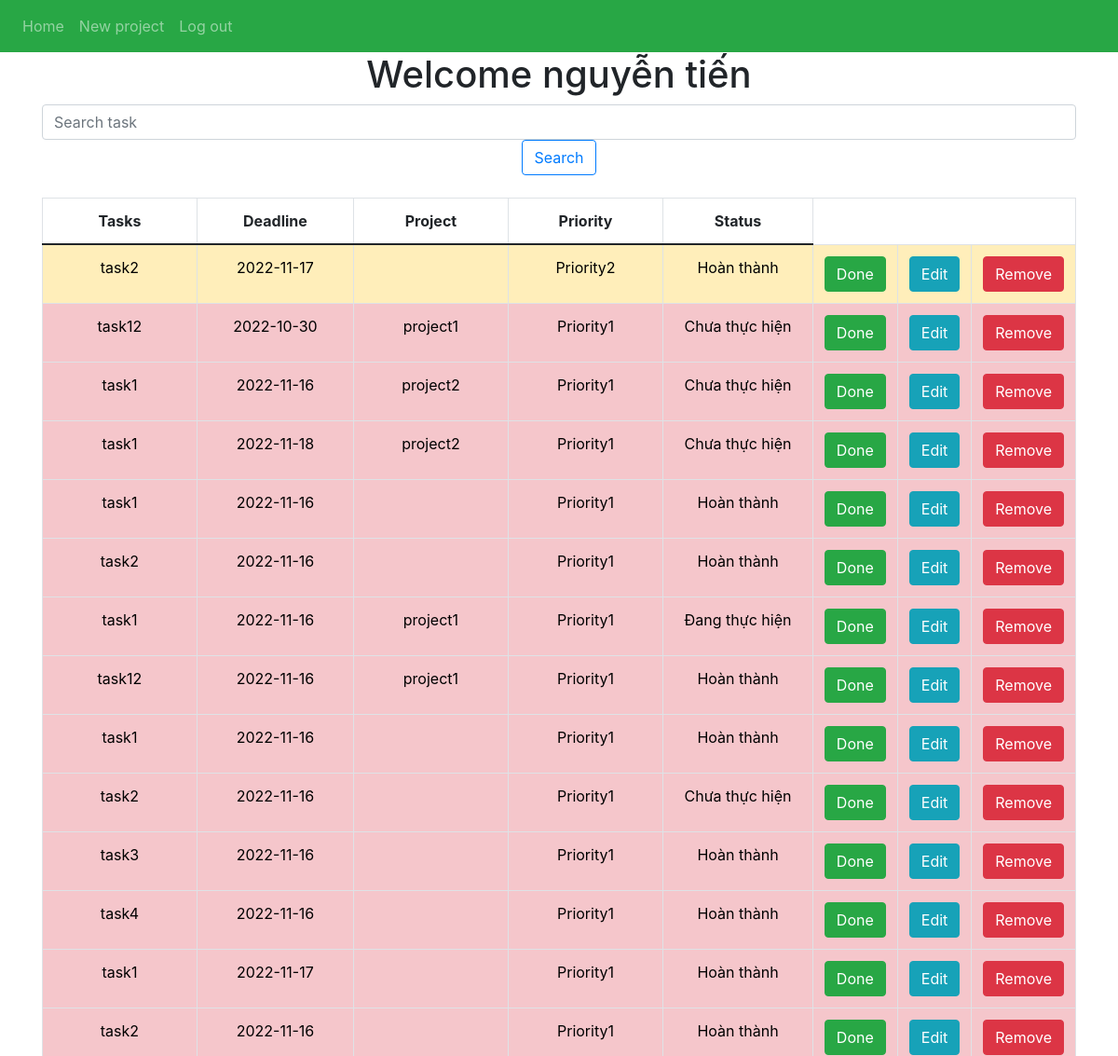
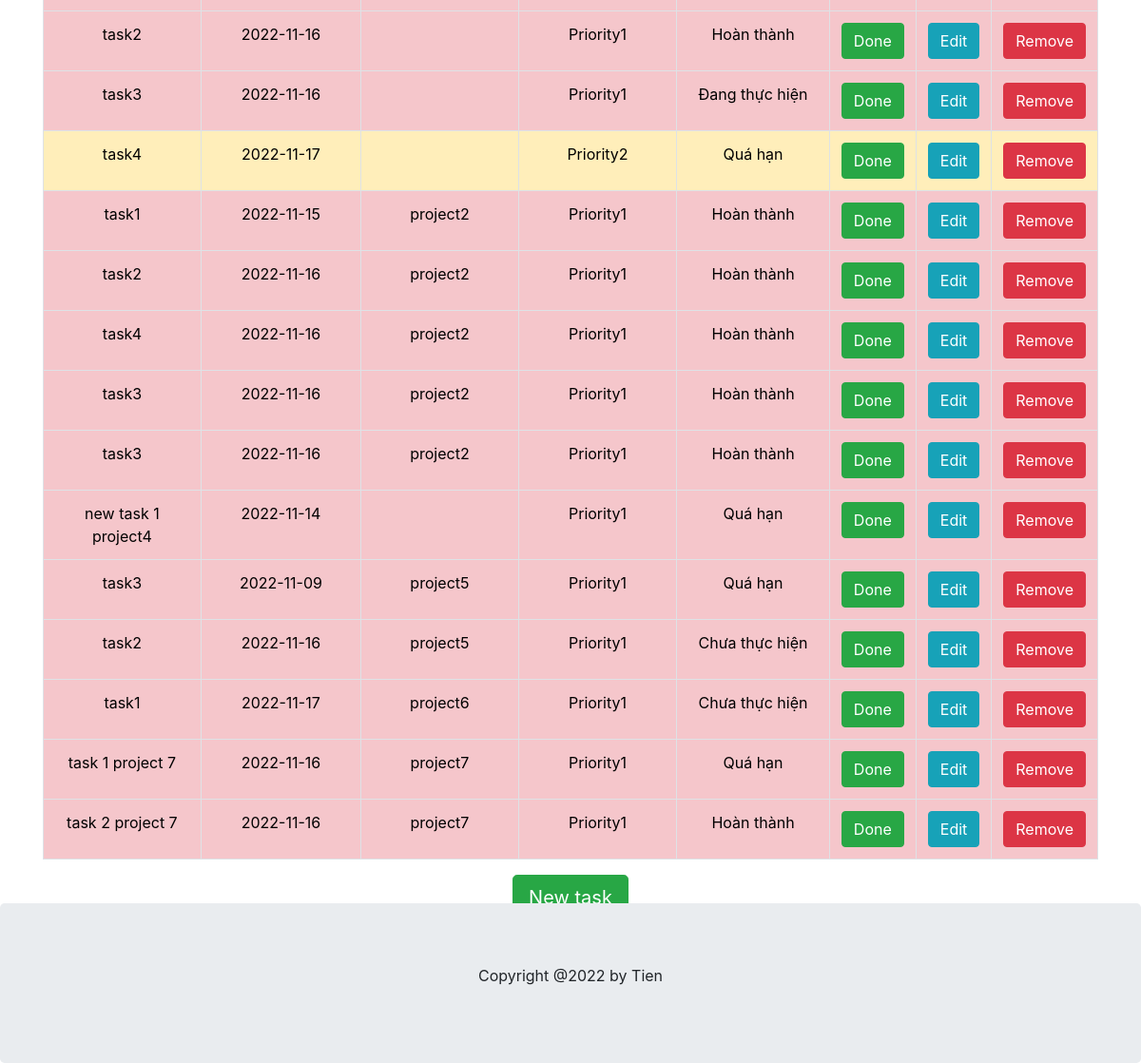
/listTask (signed in), run on the app's committed database (2 pictures, top to bottom).
### models.py (models this page shows, shortened)
class User(db.Model):
    user_id = db.Column(db.Integer, Sequence('user_id_seq'), primary_key=True)
    first_name = db.Column(db.String(64), index=True, nullable=False)
    last_name = db.Column(db.String(64), index=True, nullable=False)
    email = db.Column(db.String(120), index=True,unique=True, nullable=False)
    password_hash = db.Column(db.String(128), nullable=False)
    project = relationship('Project', back_populates='user')

class Task(db.Model):
    task_id = db.Column(db.Integer, Sequence('task_id_seq'), primary_key=True)
    description = db.Column(db.String(255),  nullable=False)
    deadline = db.Column(db.Date, default=False)
    project_id = db.Column(db.Integer, ForeignKey('project.project_id'))
    project = relationship('Project', back_populates='task')
    priority_id = db.Column(db.Integer, ForeignKey('priority.priority_id'))
    priority = relationship('Priority', back_populates='task')
    status_id = db.Column(db.Integer, ForeignKey('status.status_id'))
    status = relationship('Status', back_populates='task')
    def getPriorityClass(self):
        if(self.priority_id == 1):
            return "table-danger"
        elif(self.priority_id == 2):
            return "table-warning"
        elif(self.priority_id == 3):
            return "table-info"
        else:
            return "table-primary"

class Priority(db.Model):
    priority_id = db.Column(db.Integer, Sequence('priority_id_seq'), primary_key=True)
    text = db.Column(db.String(50),  nullable=False)
    task = relationship('Task', back_populates='priority')

class Status(db.Model):
    status_id = db.Column(db.Integer, Sequence('status_id_seq'), primary_key=True)
    description = db.Column(db.String(250),  nullable=False)
    task = relationship('Task', back_populates='status')
    project = relationship('Project', back_populates='status')

class Project(db.Model):
    project_id = db.Column(db.Integer, Sequence('project_id_seq'), primary_key=True)
    name = db.Column(db.String(250),  nullable=False)
    description = db.Column(db.String(250),  nullable=False)
    deadline = db.Column(db.Date,  nullable=False)
    user_id = db.Column(db.Integer, ForeignKey('user.user_id'))
    user = relationship('User', back_populates='project')
    status_id = db.Column(db.Integer, ForeignKey('status.status_id'))
    status = relationship('Status', back_populates='project')
    task = relationship('Task', back_populates='project')

### main.py (the view)
@app.route('/listTask', methods=['GET', 'POST'])
def listTask():
    _user_id = session.get('user')
    tasks = db.session.query(models.Task)
    if _user_id:
        user = db.session.query(models.User).filter_by(user_id=_user_id).first()
        lsTask = db.session.query(models.Task)
        return render_template('listTask.html',user=user,lsTask=lsTask)
    else:
        return redirect('/')

### templates/listTask.html (shortened to what this page needs)
{% extends "userbase.html" %}
{% block content %}
    <div class="container">
        <div class="jumptron text-center">
            <h1>Welcome {{user.first_name}} {{user.last_name}} </h1>
            <form action="/searchTask" method="post">
                <input id="search-input" type="search" placeholder="Search task" aria-label="Search" name="searchTaskId" class="form-control rounded"/>
                <button type="submit" class="btn btn-outline-primary">Search</button>
            </form>
        </div>
        <div class="jumptron text-center">
            <br>
            <table class="table table-bordered">
                <thead>
                    <tr>
                        <th style="width:20%">Tasks</th>
                        <th style="width:20%">Deadline</th>
                        <th style="width:20%">Project</th>
                        <th style="width:20%">Priority</th>
                        <th style="width:20%">Status</th>
                    </tr>
                </thead>
                <tbody>
                    {% for task in lsTask %}
                        <tr class="{{ task.getPriorityClass() }}">
                            <td >{{ task.description }}</td>
                            <td >{{ task.deadline }}</td>
                            <td >{{ task.project.name }}</td>
                            <td >{{ task.priority.text }}</td>
                            <td >{{ task.status.description }}</td>
                            <td class="text-center">
                                <form action="/doneTask" method="post">
                                    <button type="submit" class="btn btn-success">Done</button>
                                </form>
                            </td>
                            <td class="text-center">
                                <form action="/editTask" method="post">
                                    <button type="submit" class="btn btn-info">Edit</button>
                                </form>
                            </td>
                            <td class="text-center">
                                <form action="/deleteTask" method="post">
                                    <button type="submit" class="btn btn-danger">Remove</button>
                                </form>
                            </td>
                        </tr>
                    {% endfor %}
                </tbody>
            </table>
            <form action="/newTask" method="post">
                <button type="submit" class="btn btn-lg btn-success">New task</button>
            </form>
        </div>
    </div>
{% endblock %}

### templates/userbase.html (shortened to what this page needs)
<!DOCTYPE html>
<html lang="en">
        <head>
            <link href="https://cdn.jsdelivr.net/npm/bootstrap@5.0.2/dist/css/bootstrap.min.css" rel="stylesheet">
            <link href="../static/bootstrap-4.0.0-dist/css/bootstrap.min.css" rel="stylesheet">
            <link href="https://unpkg.com/aos@2.3.1/dist/aos.css" rel="stylesheet">
            <link href="../static/css/login.css" rel="stylesheet">
        </head>
        <body>
            <nav class="navbar navbar-expand-sm bg-success navbar-dark">
                <ul class="navbar-nav">
                    <li class="nav-item">
                        <a class="nav-link" href="/listProject">Home</a>
                    </li>
                    <li class="nav-item">
                        <a class="nav-link" href="/newProject">New project</a>
                    </li>
                    <li class="nav-item">
                        <a class="nav-link" href="/signIn">Log out</a>
                    </li>
                </ul>
            </nav>
            {% block content %}{% endblock %}
           <footer style="position:fixed; width: 100%;bottom: 0;height: auto;"> <div class="jumbotron text-center" style="margin-bottom:0">
                <p>Copyright @2022 by Tien</p>
            </div></footer>
        </body>
</html>

### static/css/login.css (style rules this page uses)
.container { position: relative; margin-bottom: 150px; }

### data on the page
User: first_name "nguyễn", last_name "tiến"
Task: description "task2", deadline "2022-11-17", priority.text "Priority2", status.description "Hoàn thành"
Task: description "task12", deadline "2022-10-30", project.name "project1", priority.text "Priority1", status.description "Chưa thực hiện"
Task: description "task1", deadline "2022-11-16", project.name "project2", priority.text "Priority1", status.description "Chưa thực hiện"
Task: description "task1", deadline "2022-11-18", project.name "project2", priority.text "Priority1", status.description "Chưa thực hiện"
Task: description "task1", deadline "2022-11-16", priority.text "Priority1", status.description "Hoàn thành"
Task: description "task2", deadline "2022-11-16", priority.text "Priority1", status.description "Hoàn thành"
Task: description "task1", deadline "2022-11-16", project.name "project1", priority.text "Priority1", status.description "Đang thực hiện"
Task: description "task12", deadline "2022-11-16", project.name "project1", priority.text "Priority1", status.description "Hoàn thành"
Task: description "task1", deadline "2022-11-16", priority.text "Priority1", status.description "Hoàn thành"
Task: description "task2", deadline "2022-11-16", priority.text "Priority1", status.description "Chưa thực hiện"
Task: description "task3", deadline "2022-11-16", priority.text "Priority1", status.description "Hoàn thành"
Task: description "task4", deadline "2022-11-16", priority.text "Priority1", status.description "Hoàn thành"
Task: description "task1", deadline "2022-11-17", priority.text "Priority1", status.description "Hoàn thành"
Task: description "task2", deadline "2022-11-16", priority.text "Priority1", status.description "Hoàn thành"
Task: description "task2", deadline "2022-11-16", priority.text "Priority1", status.description "Hoàn thành"
Task: description "task3", deadline "2022-11-16", priority.text "Priority1", status.description "Đang thực hiện"
Task: description "task4", deadline "2022-11-17", priority.text "Priority2", status.description "Quá hạn"
Task: description "task1", deadline "2022-11-15", project.name "project2", priority.text "Priority1", status.description "Hoàn thành"
Task: description "task2", deadline "2022-11-16", project.name "project2", priority.text "Priority1", status.description "Hoàn thành"
Task: description "task4", deadline "2022-11-16", project.name "project2", priority.text "Priority1", status.description "Hoàn thành"
Task: description "task3", deadline "2022-11-16", project.name "project2", priority.text "Priority1", status.description "Hoàn thành"
Task: description "task3", deadline "2022-11-16", project.name "project2", priority.text "Priority1", status.description "Hoàn thành"
Task: description "new task 1 project4", deadline "2022-11-14", priority.text "Priority1", status.description "Quá hạn"
Task: description "task3", deadline "2022-11-09", project.name "project5", priority.text "Priority1", status.description "Quá hạn"
Task: description "task2", deadline "2022-11-16", project.name "project5", priority.text "Priority1", status.description "Chưa thực hiện"
Task: description "task1", deadline "2022-11-17", project.name "project6", priority.text "Priority1", status.description "Chưa thực hiện"
Task: description "task 1 project 7", deadline "2022-11-16", project.name "project7", priority.text "Priority1", status.description "Quá hạn"
Task: description "task 2 project 7", deadline "2022-11-16", project.name "project7", priority.text "Priority1", status.description "Hoàn thành"
